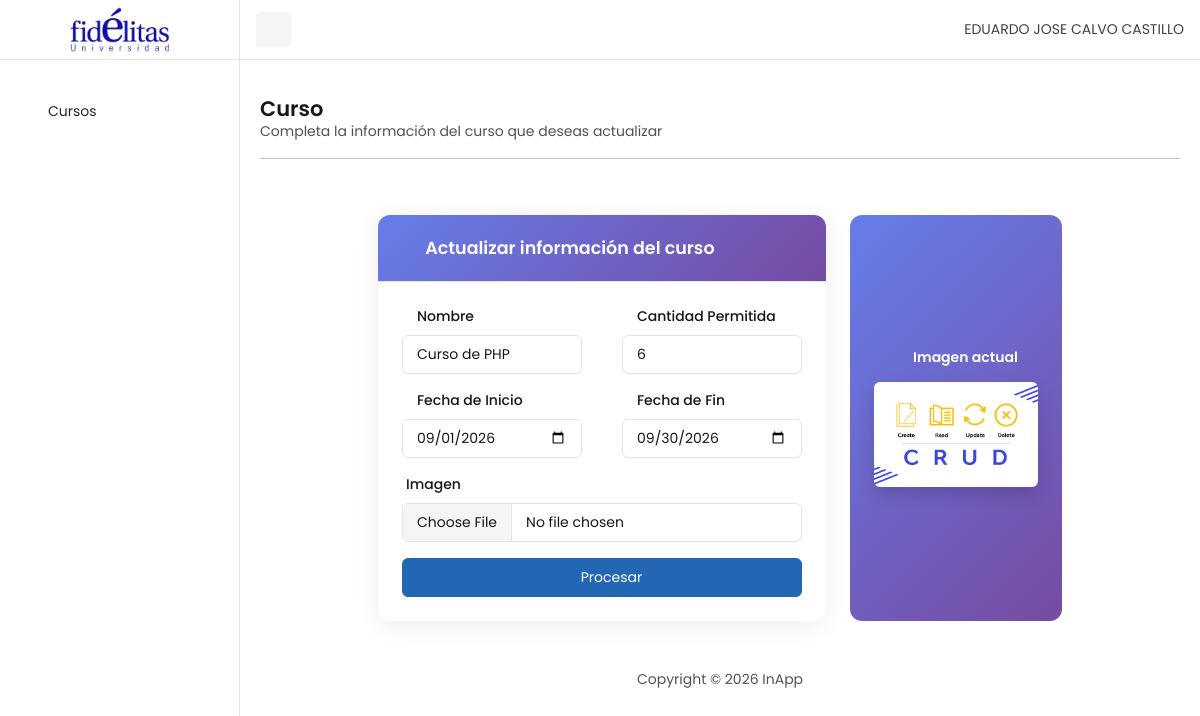
The page /View/vCursos/EditarCurso.php?consecutivo=13 (signed in) on the database its author committed.
### tables this page shows
CREATE TABLE `tb_curso` (
  `Consecutivo` int(11) NOT NULL AUTO_INCREMENT,
  `Nombre` varchar(100) NOT NULL,
  `Cantidad` int(11) NOT NULL,
  `Inicio` datetime NOT NULL,
  `Fin` datetime NOT NULL,
  `Activo` bit(1) NOT NULL,
  `Imagen` varchar(100) NOT NULL,
  `ConsecutivoUsuario` int(11) NOT NULL,
  PRIMARY KEY (`Consecutivo`),
  KEY `fk_curso_usuario` (`ConsecutivoUsuario`),
  CONSTRAINT `fk_curso_usuario` FOREIGN KEY (`ConsecutivoUsuario`) REFERENCES `tb_usuario` (`Consecutivo`)
);

### Model/CursoModel.php (called while the page is built, shortened)
<?php
    function ConsultarCursoModel($consecutivo)
    {
        try
        {
            $conn = OpenDB();
            $sql = "CALL spConsultarCurso('$consecutivo')";
            $response = $conn -> query($sql);
            $datos = null;
            while($fila = $response -> fetch_assoc())
            {
                $datos = $fila;
            }
            return $datos;
        }
        catch(Exception $e)
        {
            AddError($e, 'ConsultarCursoModel');
            return null;
        }
    }

### Controller/CursoController.php (called while the page is built, shortened)
<?php
    include_once $_SERVER['DOCUMENT_ROOT'] . '/RepoMN/Model/CursoModel.php';
function ConsultarCurso($consecutivo)
{
    $datos = ConsultarCursoModel($consecutivo);
    return $datos;
}

### View/vCursos/EditarCurso.php (the view, shortened to what this page needs)
<?php
    include_once $_SERVER['DOCUMENT_ROOT'] . '/RepoMN/Controller/CursoController.php';
    include_once $_SERVER['DOCUMENT_ROOT'] . '/RepoMN/View/LayoutInterno.php';
    $datos = ConsultarCurso($_GET['consecutivo']);
?>
<!DOCTYPE html>
<html lang="en">
<body>
    <main id="content" class="content py-10">
        <div class="container-fluid">
            <div class="row mb-4">
                <div class="col-12">
                    <div class="d-flex align-items-center gap-3">
                        <div>
                            <h1 class="fs-4 mb-0 fw-semibold">Curso</h1>
                            <p class="text-muted mb-0 small">Completa la información del curso que deseas actualizar</p>
                        </div>
                    </div>
                    <hr class="mt-3 mb-5">
                </div>
            </div>
            <div class="row g-4 justify-content-center">
                <div class="col-xl-6 col-lg-7 col-md-8">
                    <div class="card form-card">
                        <div class="card-header">
                            <h5 class="mb-0 text-white fw-semibold">
                                <i class="ti ti-book me-2"></i>Actualizar información del curso
                            </h5>
                        </div>
                        <div class="card-body p-4">
                            <form id="formEditarCurso" action="" method="POST" enctype="multipart/form-data">
                                <div class="row">
                                    <div class="col-md-6 mb-3">
                                        <label for="nombre" class="form-label fw-medium">
                                            <i class="ti ti-id me-1 text-muted"></i>Nombre
                                        </label>
                                        <div class="input-group">
                                            <input type="text" class="form-control" id="nombre" name="nombre"
                                            value="<?php echo $datos['Nombre']; ?>">
                                        </div>
                                    </div>
                                    <div class="col-md-6 mb-3">
                                        <label for="cantidad" class="form-label fw-medium">
                                            <i class="ti ti-user me-1 text-muted"></i>Cantidad Permitida
                                        </label>
                                        <div class="input-group">
                                            <input type="text" class="form-control" id="cantidad" name="cantidad"
                                            value="<?php echo $datos['Cantidad']; ?>">
                                        </div>
                                    </div>
                                </div>
                                <div class="row">
                                    <div class="col-md-6 mb-3">
                                        <label for="fechaInicio" class="form-label fw-medium">
                                            <i class="ti ti-calendar me-1 text-muted"></i>Fecha de Inicio
                                        </label>
                                        <div class="input-group">
                                            <input type="date" class="form-control" id="fechaInicio" name="fechaInicio"
                                            value="<?php echo date('Y-m-d', strtotime($datos['Inicio'])); ?>">
                                        </div>
                                    </div>
                                    <div class="col-md-6 mb-3">
                                        <label for="fechaFin" class="form-label fw-medium">
                                            <i class="ti ti-calendar me-1 text-muted"></i>Fecha de Fin
                                        </label>
                                        <div class="input-group">
                                            <input type="date" class="form-control" id="fechaFin" name="fechaFin"
                                            value="<?php echo date('Y-m-d', strtotime($datos['Fin'])); ?>">
                                        </div>
                                    </div>
                                </div>
                                <div class="mb-3">
                                    <label for="imagen" class="form-label fw-medium">
                                        <i class="ti ti-image me-1 text-muted"></i>Imagen
                                    </label>
                                    <div class="input-group">
                                        <input type="file" class="form-control" id="imagen" name="imagen" accept=".png,image/png">
                                    </div>
                                </div>
                                <div class="d-grid gap-2">
                                    <button type="submit" id="btnEditarCurso" name="btnEditarCurso" class="btn btn-primary">
                                        <i class="ti ti-device-floppy me-2"></i>Procesar
                                    </button>
                                </div>
                            </form>
                        </div>
                    </div>
                </div>
                <div class="col-xl-3 col-lg-4 col-md-8">
                    <div class="card security-info-card h-100">
                        <div class="card-body p-4 d-flex flex-column align-items-center justify-content-center text-center">
                            <h6 class="fw-semibold mb-3">
                                <i class="ti ti-photo me-2"></i>Imagen actual
                            </h6>
                            <img id="imagenActual" src="<?php echo $datos['Imagen']; ?>" alt="Imagen del curso"
                                class="img-fluid rounded shadow">
                        </div>
                    </div>
                </div>
            </div>
        </div>
    </main>
</body>
</html>

### rows shown on the page
tb_curso: nombre "Curso de PHP", cantidad "6", fechaInicio "09/01/2026", fechaFin "09/30/2026", Imagen (picture)

### other values the page prints
$nombreUsuario "EDUARDO JOSE CALVO CASTILLO"
